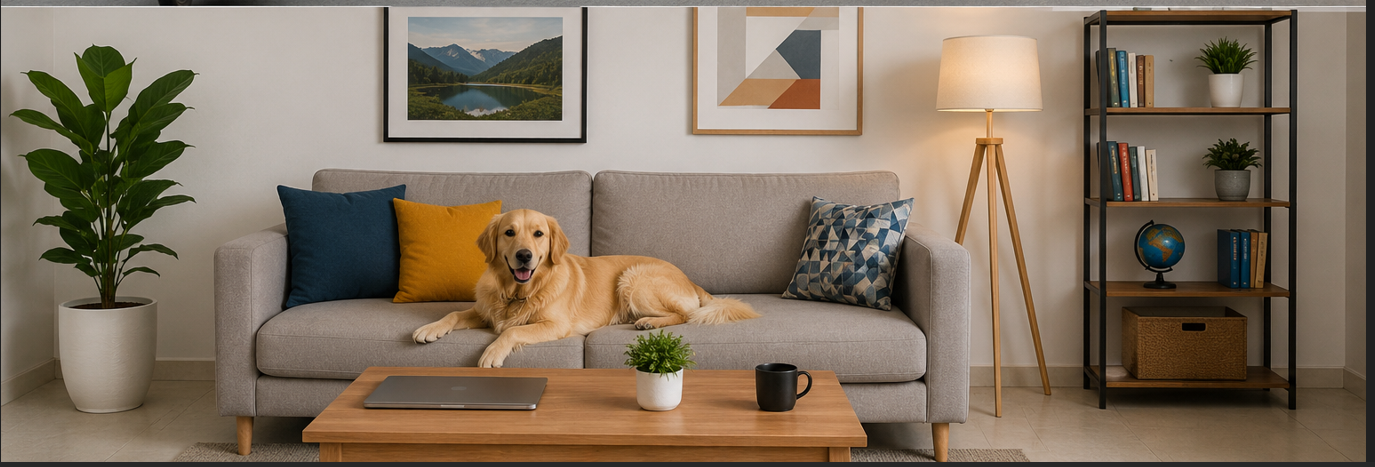
#> input picture Day-14/image2.PNG, 1375 x 467 px
$ python opencv_practice.py
#> lines starting #> are read from the running program, lines starting #| are printed output that depends on the picture; after the words box and inside, x2 and y2 are one past the last pixel; in counts of white or black regions, pixels touching at a corner belong together
import cv2
import numpy as np

# Read an image and display its dimensions, number of channels, and file size.
image = cv2.imread('image2.PNG')
#> image is the input picture: shape (467, 1375, 3); mean B, G, R 97.8, 115.9, 131.8
print("Image dimensions:", image.shape)
#| Image dimensions: (467, 1375, 3)
print("Number of channels:", image.shape[2])
#| Number of channels: 3
print("File size:", image.nbytes, "bytes")
#| File size: 1926375 bytes

# Convert a color image to grayscale.
gray_image = cv2.cvtColor(image, cv2.COLOR_BGR2GRAY)

# Resize an image to different resolutions.
resized_image = cv2.resize(image, (400, 400))
cv2.imwrite('output/resized_image.png', resized_image)

# Crop different regions of an image.
croped = image[50:200, 100:300]
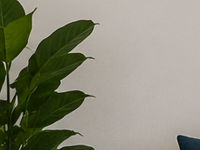
#> croped: shape (150, 200, 3); mean B, G, R 118.6, 136.3, 136.7
cv2.imwrite('output/cropped_image.png', croped)

# Rotate the image by 90°, 180°, and 270°.
rotated_90 = cv2.rotate(image, cv2.ROTATE_90_CLOCKWISE)
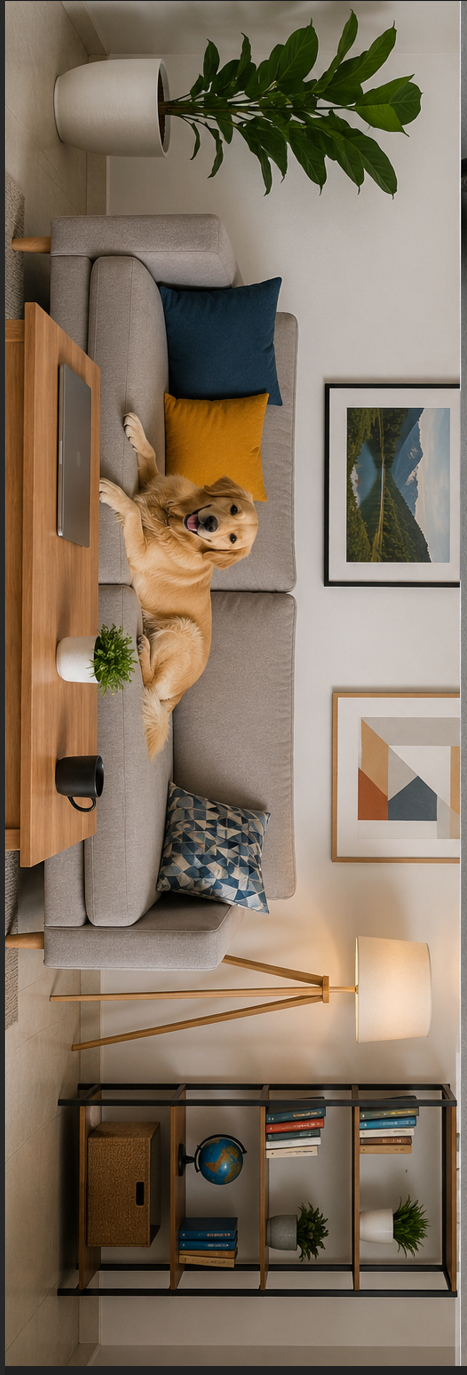
#> rotated_90: shape (1375, 467, 3); mean B, G, R 97.8, 115.9, 131.8
rotated_180 = cv2.rotate(image, cv2.ROTATE_180)
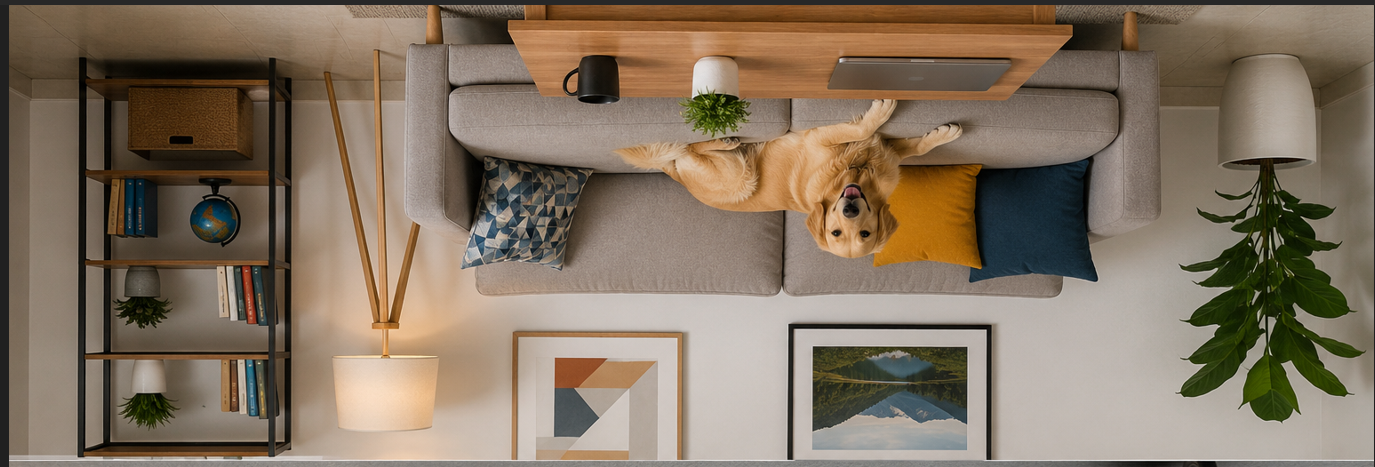
#> rotated_180: shape (467, 1375, 3); mean B, G, R 97.8, 115.9, 131.8
rotated_270 = cv2.rotate(image, cv2.ROTATE_90_COUNTERCLOCKWISE)
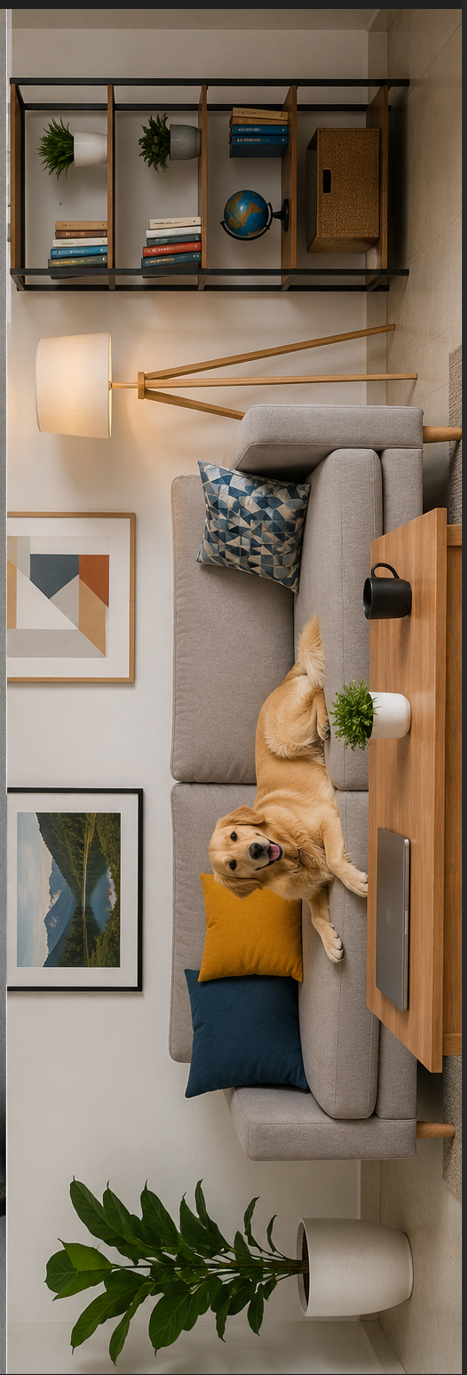
#> rotated_270: shape (1375, 467, 3); mean B, G, R 97.8, 115.9, 131.8

cv2.imwrite('output/rotated_90.png', rotated_90)
cv2.imwrite('output/rotated_180.png', rotated_180)
cv2.imwrite('output/rotated_270.png', rotated_270)

# Flip the image horizontally and vertically.
flip_h = cv2.flip(image, 1)
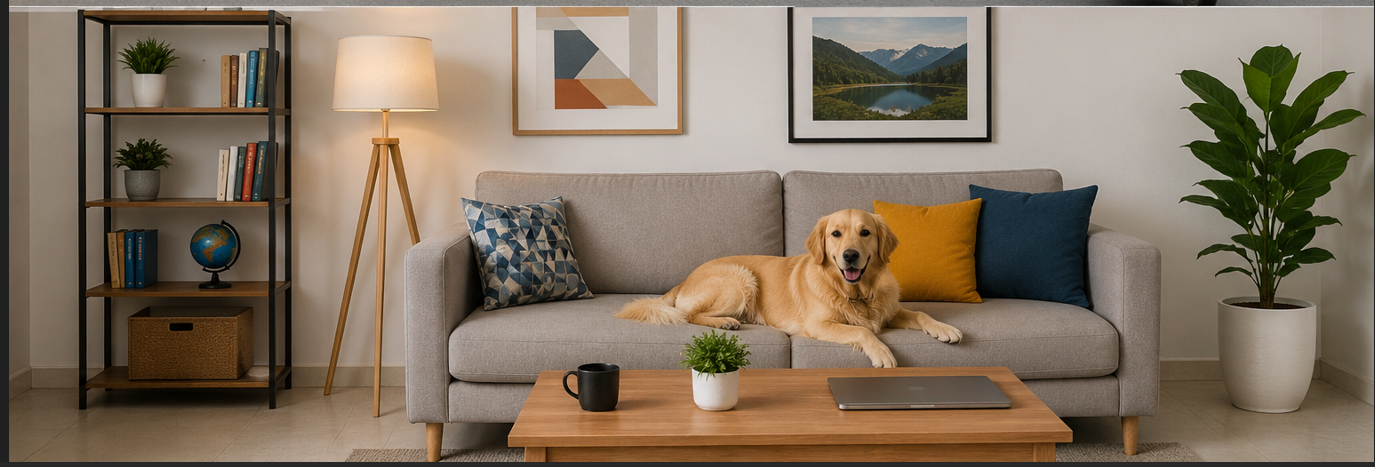
#> flip_h: shape (467, 1375, 3); mean B, G, R 97.8, 115.9, 131.8
flip_v = cv2.flip(image, 0)
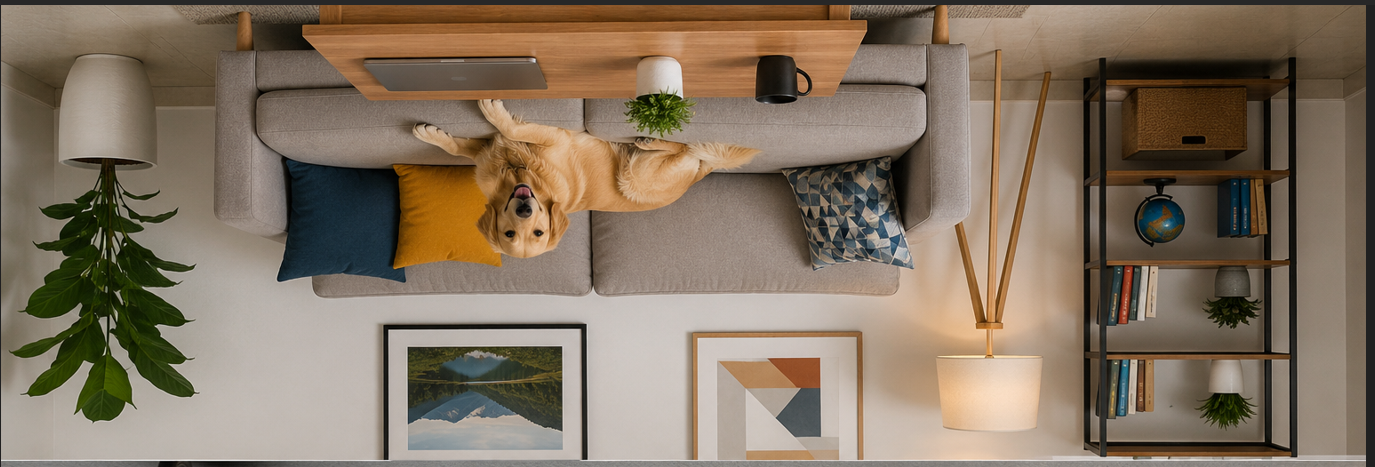
#> flip_v: shape (467, 1375, 3); mean B, G, R 97.8, 115.9, 131.8

cv2.imwrite('output/flip_horizontal.png', flip_h)
cv2.imwrite('output/flip_vertical.png', flip_v)

# Draw:

# Rectangle
rectangle_image = image.copy()
cv2.rectangle(rectangle_image, (50, 50), (200, 200), (0, 255, 0), 3)
#> rectangle_image: shape (467, 1375, 3); 0.47% of pixels changed, all inside (x1, y1, x2, y2) = (48, 48, 203, 203)
cv2.imwrite('output/rectangle_image.png', rectangle_image)

# Circle
circle_image = image.copy()
cv2.circle(circle_image, (150, 150), 50, (255, 0, 0), -1)
#> circle_image: shape (467, 1375, 3); 1.22% of pixels changed, all inside (x1, y1, x2, y2) = (100, 100, 201, 201)
cv2.imwrite('output/circle_image.png', circle_image)

# Line
line_image = image.copy()
cv2.line(line_image, (0, 0), (300, 300), (0, 0, 255), 5)
#> line_image: shape (467, 1375, 3); 0.42% of pixels changed, all inside (x1, y1, x2, y2) = (0, 0, 304, 304)
cv2.imwrite('output/line_image.png', line_image)

# Polygon
polygon_image = image.copy()
cv2.polylines(polygon_image, [np.array([[100, 100], [200, 50], [300, 100], [250, 200], [150, 200]])], isClosed=True, color=(0, 255, 255), thickness=3)
#> polygon_image: shape (467, 1375, 3); 0.42% of pixels changed, all inside (x1, y1, x2, y2) = (98, 48, 303, 203)
cv2.imwrite('output/polygon_image.png', polygon_image)

# Add custom text (your name and today's date) on the image.
text_image = image.copy()
text = "Hassan , 7/20/2026"
cv2.putText(text_image, text, (50, 50), cv2.FONT_HERSHEY_SIMPLEX, 1, (255, 255, 255), 2)
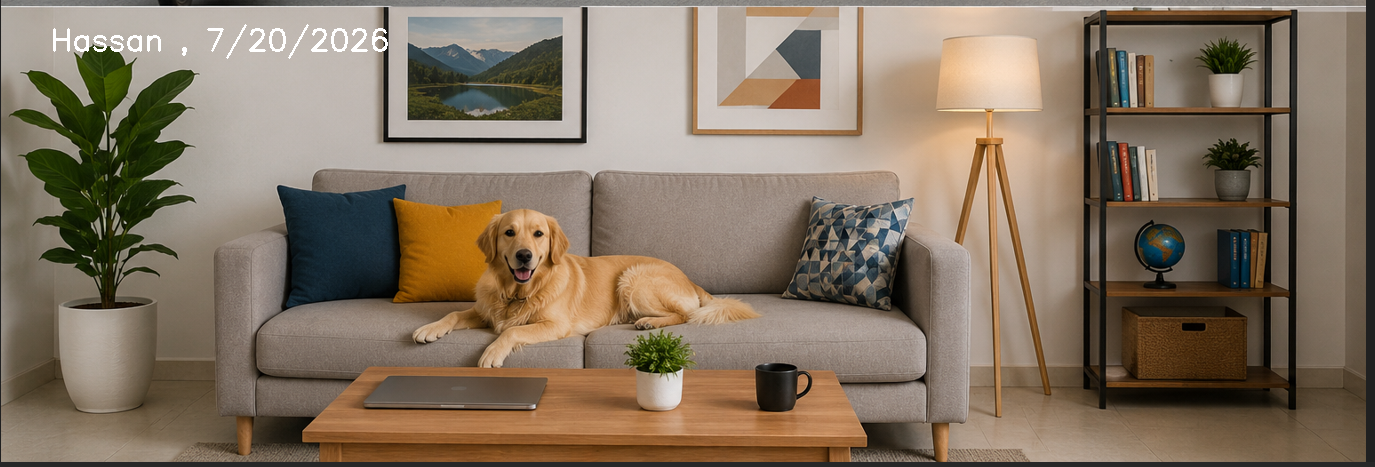
#> text_image: shape (467, 1375, 3); 0.33% of pixels changed, all inside (x1, y1, x2, y2) = (53, 24, 388, 59)
cv2.imwrite('output/text_image.png', text_image)

# Save all processed images into an output folder.
